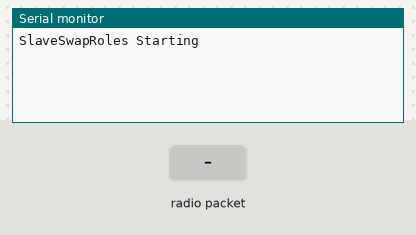
Bench run of a sketch on a simulated Arduino Uno, built with avr-gcc and run on an emulated ATmega328P. Parts: the last lines printed to the serial monitor. The inputs (shaded band) are chosen by the test bench. No radio packets arrive unless stated.

Above: at 1.2 s.
1.3 s: radio packet "1" arrives
At 1.8 s:
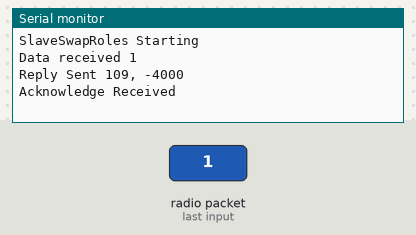
2.8 s: radio packet "0" arrives
At 4.0 s:
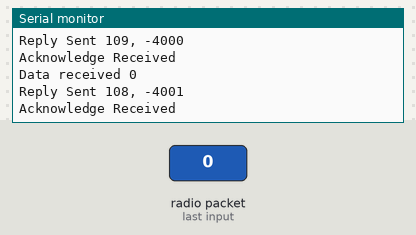
4.3 s: radio packet "2" arrives
At 5.3 s:
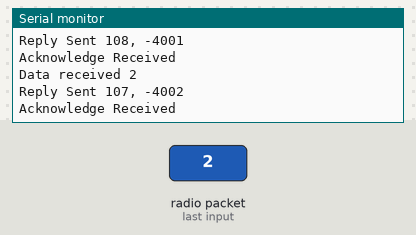

Measured:
- after the input at 1.3 s, the serial monitor: prints a new line at once (image 1)
- after the input at 2.8 s, the serial monitor: prints a new line at once (image 2)
- after the input at 4.3 s, the serial monitor: prints a new line at once (image 3)

The sketch:

SLAVE_NRF.ino
```cpp
// SlaveSwapRoles

#include <SPI.h>
#include <nRF24L01.h>
#include <RF24.h>


#define CE_PIN   2
#define CSN_PIN 3

const byte slaveAddress[5] = {'R', 'x', 'A', 'A', 'A'};
const byte masterAddress[5] = {'T', 'X', 'a', 'a', 'a'};

RF24 radio(CE_PIN, CSN_PIN); // Create a Radio

char dataReceived[10]; // must match dataToSend in master
int replyData[2] = {109, -4000}; // the two values to be sent to the master
bool newData = false;

unsigned long currentMillis;
unsigned long prevMillis;
unsigned long txIntervalMillis = 1000; // send once per second


void setup() {

  Serial.begin(9600);

  Serial.println("SlaveSwapRoles Starting");

  radio.begin();
  radio.setDataRate( RF24_250KBPS );

  radio.openWritingPipe(masterAddress); // NB these are swapped compared to the master
  radio.openReadingPipe(1, slaveAddress);

  radio.setRetries(3, 5); // delay, count
  radio.startListening();

}

//====================

void loop() {
  getData();
  showData();
  send();
}

//====================

void send() {
  if (newData == true) {
    radio.stopListening();
    bool rslt;
    rslt = radio.write( &replyData, sizeof(replyData) );
    radio.startListening();

    Serial.print("Reply Sent ");
    Serial.print(replyData[0]);
    Serial.print(", ");
    Serial.println(replyData[1]);

    if (rslt) {
      Serial.println("Acknowledge Received");
      updateReplyData();
    }
    else {
      Serial.println("Tx failed");
    }
    Serial.println();
    newData = false;
  }
}

//================

void getData() {

  if ( radio.available() ) {
    radio.read( &dataReceived, sizeof(dataReceived) );
    newData = true;
  }
}

//================

void showData() {
  if (newData == true) {
    Serial.print("Data received ");
    Serial.println(dataReceived);
  }
}

//================

void updateReplyData() {
  replyData[0] -= 1;
  replyData[1] -= 1;
  if (replyData[0] < 100) {
    replyData[0] = 109;
  }
  if (replyData[1] < -4009) {
    replyData[1] = -4000;
  }
}
```
